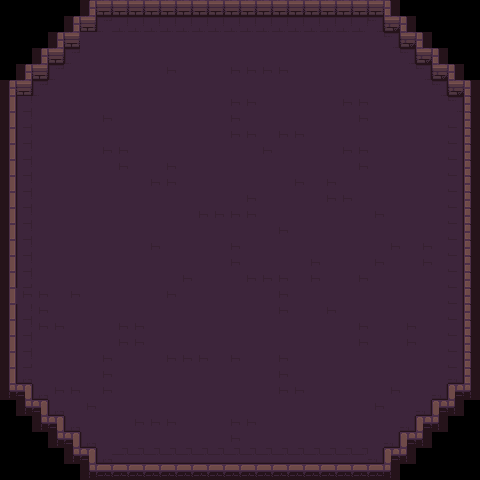

This is a level from a 2D game, rendered from its Tiled map with the project's own tilesets. A one-line summary and the complete map file follow:
An orthogonal 30x30 tile map with 16x16 px tiles, 1 tile layer (Tile Layer 1), 2 tilesets.

<map version="1.10" tiledversion="1.10.0" orientation="orthogonal" renderorder="right-down" width="30" height="30" tilewidth="16" tileheight="16" infinite="0" nextlayerid="2" nextobjectid="1">
 <tileset firstgid="1" name="blocks" tilewidth="16" tileheight="16" tilecount="1" columns="1">
  <image source="Map_1_1.png" width="16" height="16" />
 </tileset>
 <tileset firstgid="2" source="dungeon.tsx" />
 <layer id="1" name="Tile Layer 1" width="30" height="30">
  <data encoding="csv">
0,0,0,0,0,2,3,3,3,3,3,3,3,3,3,3,3,3,3,3,3,3,3,3,7,0,0,0,0,0,
0,0,0,0,2,3,9,10,10,10,10,10,10,10,10,10,10,10,10,10,10,10,10,12,5,7,0,0,0,0,
0,0,0,2,3,17,17,17,17,17,17,17,17,17,17,17,17,17,17,17,17,17,17,17,12,5,7,0,0,0,
0,0,2,3,9,17,17,17,17,17,17,17,17,17,17,17,17,17,17,17,17,17,17,17,17,12,5,7,0,0,
0,2,3,9,17,17,17,17,17,17,16,17,17,17,16,16,16,16,17,17,17,17,17,17,17,17,12,5,7,0,
2,3,9,17,17,17,17,17,17,17,17,17,17,17,17,17,17,17,17,17,17,17,17,17,17,17,17,12,5,7,
8,15,17,17,17,17,17,17,17,17,17,17,17,17,16,16,17,17,17,17,17,16,16,17,17,17,17,17,12,7,
8,15,17,17,17,17,16,17,17,17,17,17,17,17,16,17,17,17,17,17,17,17,16,17,17,17,17,17,18,7,
8,15,17,17,17,17,17,17,17,17,17,17,17,17,16,16,17,16,16,17,17,17,17,17,17,17,17,17,18,7,
8,15,17,17,17,17,16,16,17,17,17,17,17,17,17,17,16,17,17,17,17,16,16,17,17,17,17,17,18,7,
8,15,17,17,17,17,17,16,17,17,16,17,17,17,17,17,17,17,17,17,17,17,16,17,17,17,17,17,18,7,
8,15,17,17,17,17,17,17,17,16,16,17,17,17,17,17,17,17,16,17,16,17,17,17,17,17,17,17,18,7,
8,15,17,17,17,17,17,17,17,17,17,17,17,17,17,16,17,17,17,17,16,16,17,17,17,17,17,17,18,7,
8,15,17,17,17,17,17,17,17,17,17,17,16,16,16,16,17,17,17,17,17,17,17,16,17,17,17,17,18,7,
8,15,17,17,17,17,17,17,17,17,17,17,17,17,17,17,17,16,17,17,17,17,17,17,17,17,17,17,18,7,
8,15,17,17,17,17,17,17,17,16,17,17,17,17,16,17,17,17,17,17,17,17,17,17,16,17,16,17,18,7,
8,15,17,17,17,17,17,17,17,17,17,17,17,17,16,17,17,17,17,16,17,17,17,16,17,17,16,17,18,7,
8,15,17,17,17,17,17,17,17,17,17,16,17,17,17,16,16,16,17,16,17,17,16,17,17,17,17,17,18,7,
8,16,16,17,16,17,17,17,17,17,16,17,17,17,17,17,17,16,17,17,17,17,17,17,17,17,17,17,18,7,
8,15,16,17,17,17,17,17,17,17,17,17,17,17,17,17,17,16,17,17,16,17,17,17,17,17,17,17,18,7,
8,15,16,16,17,17,17,16,16,17,17,17,17,17,17,17,17,17,17,17,17,17,16,17,17,16,17,17,18,7,
8,15,17,17,17,17,17,16,16,17,17,17,17,17,17,17,17,17,17,17,17,17,16,17,17,16,17,17,18,7,
8,15,17,17,17,17,16,17,17,17,16,16,16,17,16,17,17,16,17,17,17,17,17,17,17,17,17,17,18,7,
8,21,17,17,17,17,16,17,17,17,17,17,17,17,17,17,17,16,17,17,17,17,17,17,17,17,17,17,24,7,
26,37,21,16,16,17,16,17,17,17,17,17,17,17,17,17,17,16,16,17,17,17,17,17,16,17,17,24,36,31,
0,26,37,21,17,16,17,17,17,17,17,17,17,17,17,17,17,17,17,17,17,17,17,16,17,17,24,36,31,0,
0,0,26,37,21,17,17,17,16,16,16,17,17,17,16,16,17,17,17,17,17,17,17,17,17,24,36,31,0,0,
0,0,0,26,37,21,17,17,17,17,17,17,17,17,16,17,17,17,17,17,17,17,17,17,24,36,31,0,0,0,
0,0,0,0,26,37,21,22,22,22,22,22,22,22,22,22,22,22,22,22,22,22,22,24,36,31,0,0,0,0,
0,0,0,0,0,26,30,30,30,30,30,30,30,30,30,30,30,30,30,30,30,30,30,30,31,0,0,0,0,0
</data>
 </layer>
</map>
